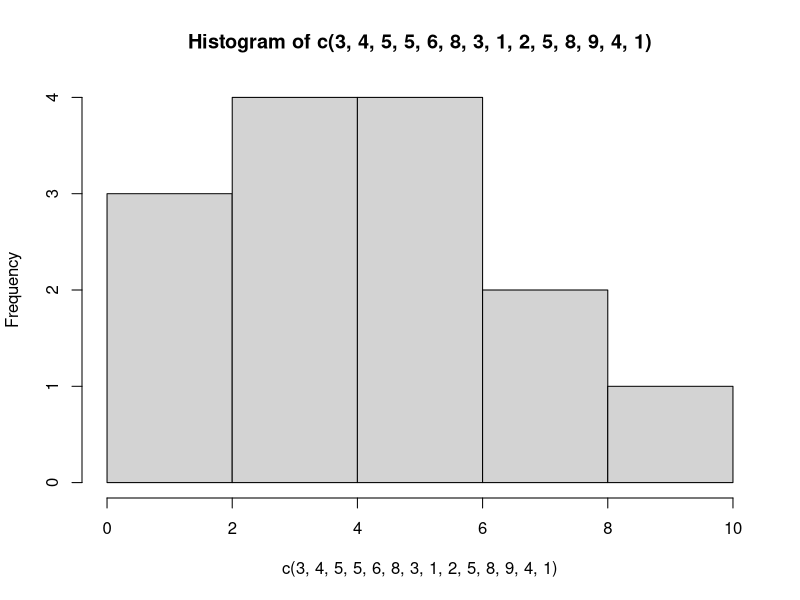

Here is the R script that generated this plot:
## ---- chunk 1
hist(c(3, 4, 5, 5, 6, 8, 3, 1, 2, 5, 8, 9, 4, 1))
